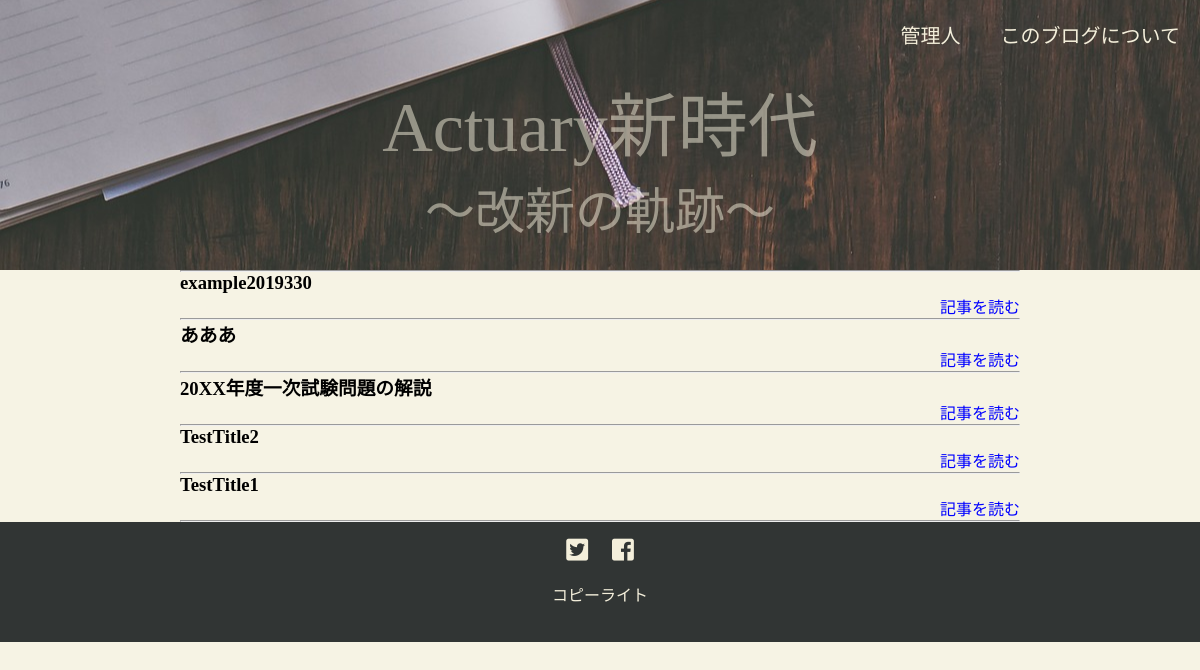
The page / on the database its author committed.
### app/models.py (models this page shows, shortened)
class Post(models.Model):
    title = models.CharField(max_length=100)
    main_sentence = models.TextField(blank=True)
    created_datetime = models.DateTimeField(auto_now_add=True)
    updated_datetime = models.DateTimeField(auto_now=True)
    target_subcategory = models.ForeignKey(SubCategory, null=True, blank=True, on_delete=models.CASCADE)
    tag = models.ManyToManyField(Tag, blank=True)

### app/views.py (the view)
# urls.py: path("", views.TopView.as_view(), name="top"),
class TopView(BaseListView):
    def get_queryset(self):
        global_form = PostSearchForm(self.request.GET)
        global_form.is_valid()
        keyword = global_form.cleaned_data["keyword"]
        queryset = super().get_queryset()
        if keyword:
            for word in keyword.split():
                queryset = queryset.filter(
                    Q(title__icontains=word) | Q(main_sentence__contains=word)
                )
                return queryset
        else:
            return queryset

### app/views.py (called while the page is built)
    def get_queryset(self):
        queryset = Post.objects.order_by("-created_datetime").select_related("target_subcategory")
        return queryset

### app/templates/app/post_list.html (shortened to what this page needs)
{% extends "app/base.html" %}
{% load static %}
{% block css %}
<link rel="stylesheet" type="text/css" href="{% static "app/css/top.css" %}">
{% endblock %}
{% block header %}
<header>
  <div class="header_right">
    <li><a href="{% url "app:about_blog" %}">このブログについて</a></li>
    <li><a href="{% url "app:about_writer" %}">管理人</a></li>
  </div>
  <div class="title">
    <a href="{% url "app:top" %}">
      <p class="main-title">Actuary新時代</p>
      <p class="subtitle">～改新の軌跡～</p>
    </a>
  </div>
</header>
{% endblock %}
{% block main %}
<main>
  <div style="width: 70%;margin: 0px auto;">
      <hr />
      {% for post in post_list %}
      <div>
        <h3>{{ post.title }}</h3>
        <div style="text-align: right;">
          <a href="{% url 'app:post_detail' post.pk %}">記事を読む</a>
        </div>
      </div>
      <hr />
      {% endfor %}
  </div>
</main>
{% endblock %}

### app/static/app/css/base.css (style rules this page uses)
* { padding: 0; margin: 0; }
body { font-family: MyFont; background-color: rgba(244, 239, 219, 0.75); }
a { text-decoration: none; color: blue; }

### app/static/app/css/header.css (style rules this page uses)
header { width: auto; height: 270px; background-image: url("header.jpg"); background-position: 0 85%; }
header li { list-style: none; }
header a { color: #F4EFDB; }
.title p { text-align: center; }
.main-title { font-size: 70px; padding-top: 70px; font-weight: normal; }
.subtitle { font-size: 50px; }
.header_right li { float: right; margin: 0 20px; padding-top: 20px; font-size: 20px; }

### rows shown on the page
Post: title "example2019330"
Post: title "あああ"
Post: title "20XX年度一次試験問題の解説"
Post: title "TestTitle2"
Post: title "TestTitle1"
